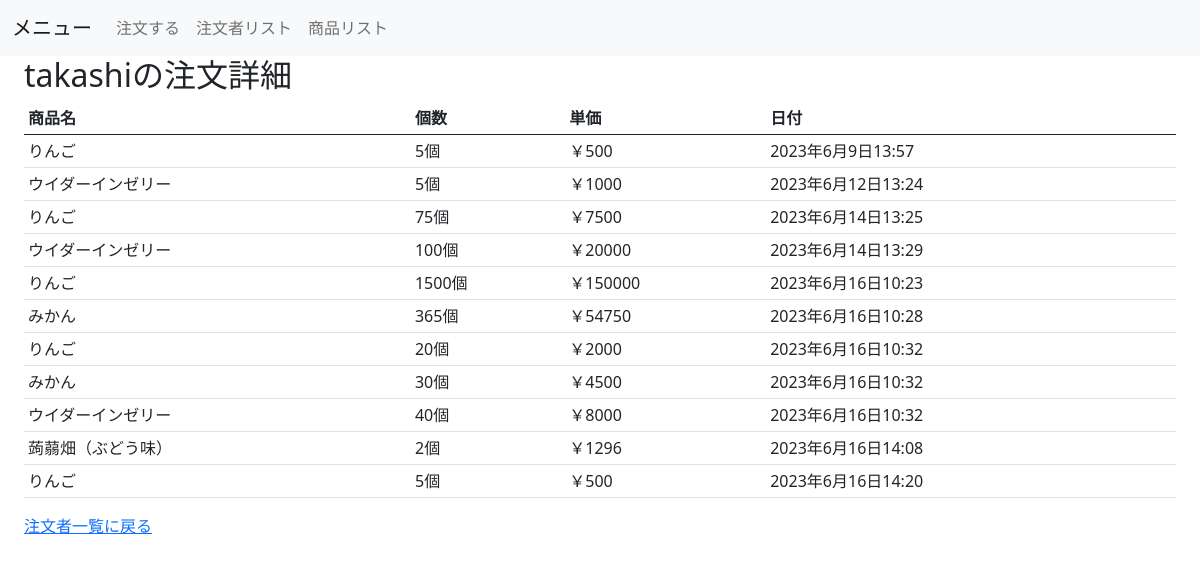
/market/ordered_list/takashi, run on an earlier commit of the app's database.
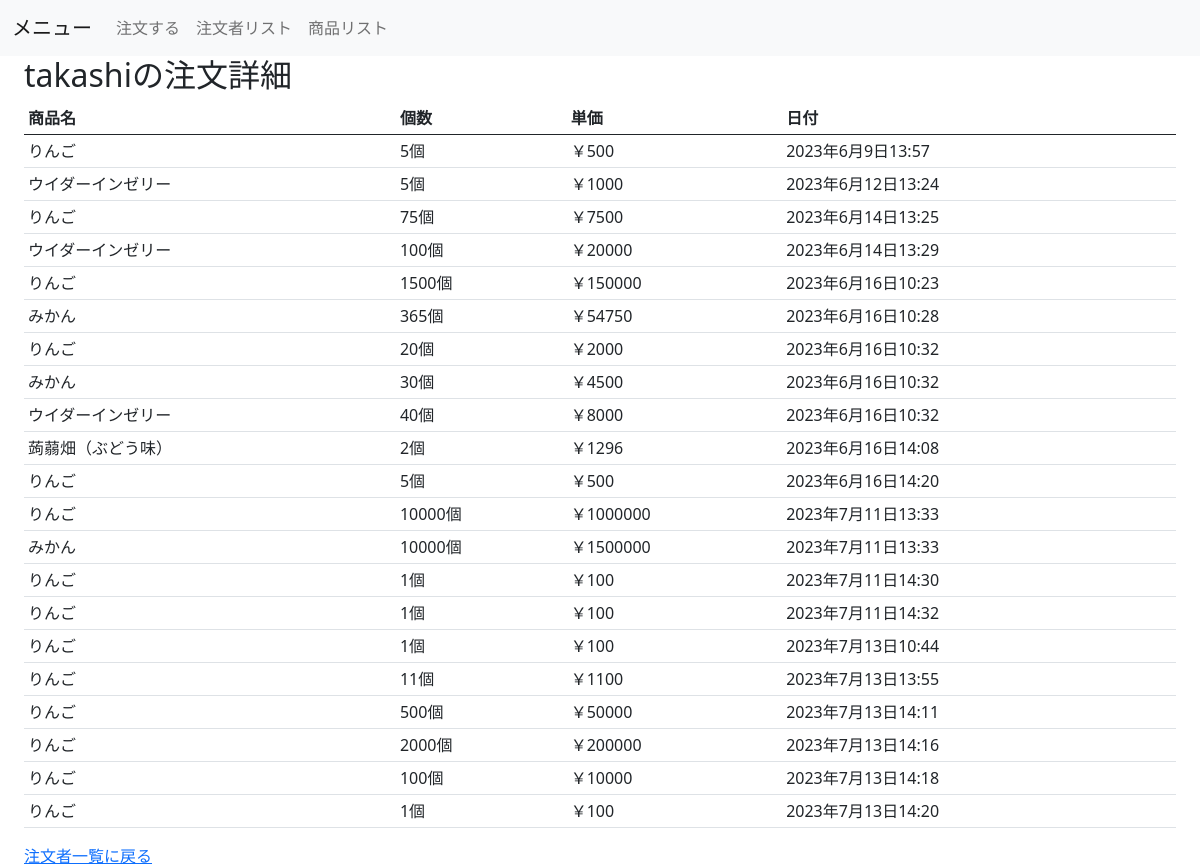
And on a later commit of the database.
### market/models.py (models this page shows, shortened)
class Order(models.Model):
    date = models.DateTimeField(
        verbose_name='注文日時',
        auto_now=True
    )
    goods = models.ForeignKey(
        'Goods',
        verbose_name='注文商品',
        on_delete=models.CASCADE
    )
    amount = models.IntegerField(
        verbose_name='注文数'
    )
    ordered_by = models.CharField(
        verbose_name='注文者',
        max_length=50
    )
    class Meta:
        verbose_name = ('注文')
        verbose_name_plural = ('注文')

class Goods(models.Model):
    name = models.CharField(
        verbose_name='商品名',
        max_length=200
    )
    price = models.IntegerField(
        verbose_name='単価'
    )
    description = models.TextField(
        verbose_name='説明',
        max_length=500
    )
    class Meta:
        verbose_name = ('商品')
        verbose_name_plural = ('商品')

### market/views.py (the view)
# urls.py: path('ordered_list/<str:ordered_by>', views.OrderedListView.as_view(), name='ordered_list'),
class OrderedListView(generic.ListView):
    template_name = 'market/ordered_list.html'
    context_object_name = 'order_list'
    def get_queryset(self):
        param = self.kwargs['ordered_by']
        return Order.objects.filter(ordered_by=param)
    def get_context_data(self, **kwargs):
        context = super().get_context_data(**kwargs)
        context['ordered'] = self.kwargs['ordered_by']
        return context

### market/templatetags/extra_tags.py (called while the page is built)
@register.filter
def multiply(v1, v2):
    return v1 * v2

### templates/market/ordered_list.html
{% extends "market/base.html" %}
{% block content %}
{% load extra_tags %}
<h2>{{ ordered }}の注文詳細</h2>
<table class="table table-sm">
    <thead>
        <tr>
            <th>商品名</th>
            <th>個数</th>
            <th>単価</th>
            <th>日付</th>
        </tr>
    </thead>
    {% for order in order_list %}
    <tr>
        <td>{{ order.goods.name }}</td>
        <td>{{ order.amount }}個</td>
        <td>￥{{ order.goods.price | multiply:order.amount }}</td>
        <td>{{ order.date }}</td>
    </tr>
    {% endfor %}
</table>
<a href="{% url 'market:order_list' %}">注文者一覧に戻る</a>
{% endblock %}

What changed in the data, as far as the page shows it:
added Order: goods.name "りんご", amount "10000", goods.price|multiply "1000000", date "2023年7月11日13:33"
added Order: goods.name "みかん", amount "10000", goods.price|multiply "1500000", date "2023年7月11日13:33"
added Order: goods.name "りんご", amount "1", goods.price|multiply "100", date "2023年7月11日14:30"
added Order: goods.name "りんご", amount "1", goods.price|multiply "100", date "2023年7月11日14:32"
added Order: goods.name "りんご", amount "1", goods.price|multiply "100", date "2023年7月13日10:44"
added Order: goods.name "りんご", amount "11", goods.price|multiply "1100", date "2023年7月13日13:55"
added Order: goods.name "りんご", amount "500", goods.price|multiply "50000", date "2023年7月13日14:11"
added Order: goods.name "りんご", amount "2000", goods.price|multiply "200000", date "2023年7月13日14:16"
added Order: goods.name "りんご", amount "100", goods.price|multiply "10000", date "2023年7月13日14:18"
added Order: goods.name "りんご", amount "1", goods.price|multiply "100", date "2023年7月13日14:20"
